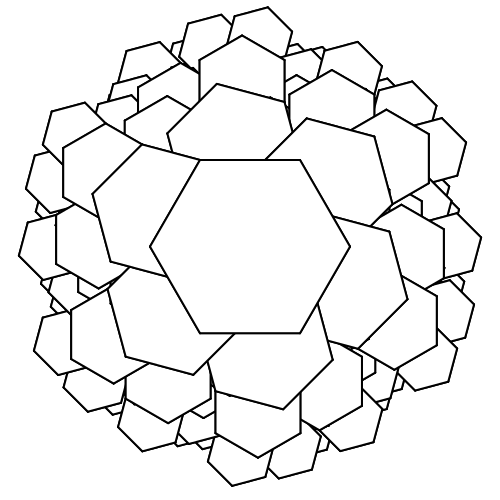

Generate this figure with Python:
from turtle import *  # @UnusedWildImport


def hexagon(depth, target, size):
    for i in range(6):
        forward(size)
        right(60)
        if (i % 2) != 3 and depth < target:
            tilt = 15
            right(tilt)
            offset = size*.6
            back(offset)
            hexagon(depth+1, target, size*.7)
            forward(offset)
            left(tilt)
    if depth == target:
        # fillcolor((0, depth*0.2, 0))
        down()
        begin_fill()
        for _ in range(6):
            forward(size)
            right(60)
        end_fill()
        up()


def draw_all():
    fillcolor('white')
    pensize(2)
    up()
    back(window_width()/2 - 200)
    left(90)
    back(window_height()/2 - 340)
    right(90)
    for target in reversed(range(4)):
        hexagon(depth=0, target=target, size=100)


def main():
    tracer(0)
    draw_all()
    update()
    mainloop()


if __name__ == '__main__':
    main()
elif __name__ == '__live_coding__':
    x = 1
    draw_all()
